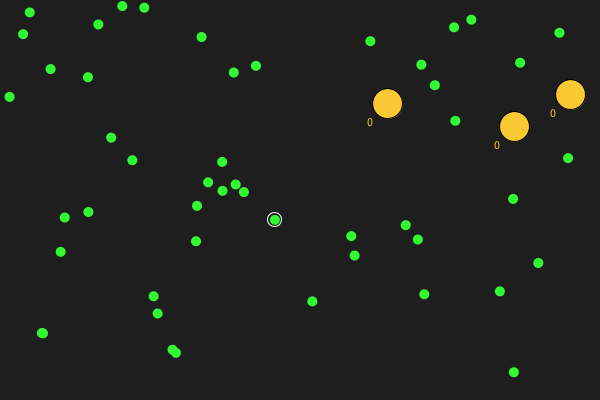
Frame 1 (no input)
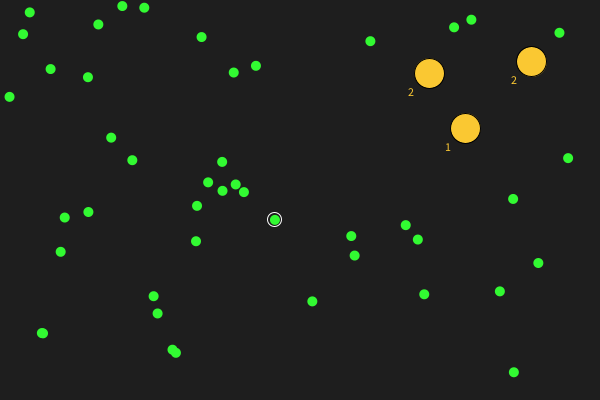
Frame 60 (the mouse pressed at the canvas centre just before this capture)
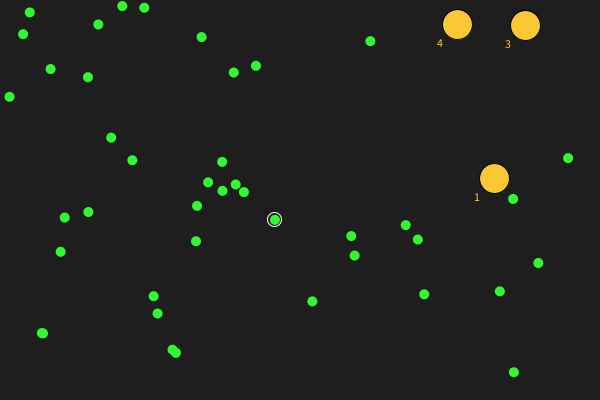
Frame 120 (the mouse held since frame 60 and released just before this capture)

The Processing sketch that drew these frames (run headless with seeded random() and noise(); from frame 60 on, the mouse is pressed at the canvas centre):

// Processing sketch: Feb19_quiz_forage_template
// ── Feb19_quiz_forage_template.pde
/* 
 Feb 19 Quiz
 
 The template provides:
 - a population of 50 green, circular food pellets (class Pellet)
   uniformly distributed throughout the environment; non-moving, radius = 5.
 - a single, circular orange bot, radius = 15 (class Bot)
 - uses a PVector representation for the bot's position, velocity and acceleration
 - the bot has an 'energy' variable with an initial value of 0.0
 - implements CONFINED boundary conditions so the bot never strays beyond the edges
 - when the bot collides with a pellet, increments energy by 1 and removes the pellet
 - displays the bot's energy next to the bot
 
 Main Goals
 - implement Reynold's SEEK behavior and implement a foraging simulation
   in which the bot always seeks PELLET 0 (the first pellet in the ArrayList)
 - enforce a max_speed of 1.0 and a max_accel of 0.1 in your update routine
 
 Advanced Goals
 - modify the behavior so that the bot always SEEKS the NEAREST PELLET
 - add 3 bots instead of 1
 
 */
 
int NBOTS = 3;
int NPELLETS = 50;

ArrayList<Bot> bots;
ArrayList<Pellet> pellets;

boolean paused;

void setup() {
  size(600, 400);
  bots = new ArrayList<Bot>();
  pellets = new ArrayList<Pellet>();
  for (int i=0; i<NBOTS; i++) bots.add(new Bot());
  for (int i=0; i<NPELLETS; i++) pellets.add(new Pellet());
}

void draw() {
  // display
  background(30);

  for (Pellet p : pellets) {
    p.display();
  }
  
  // outline pellet 0
  if (pellets.size() > 0) {
  pushStyle();
  stroke(255);
  noFill();
  Pellet p0 = pellets.get(0);
  ellipse(p0.location.x, p0.location.y, 14, 14);
  popStyle();
  }

  for (Bot b : bots) {
    // display
    b.display();

    // update
    b.update();
    confine(b);
    
    // pellet consumption
    for (int i = pellets.size()-1; i>=0; i--) {
      Pellet p = pellets.get(i);
      // check for collision
      float d = b.location.dist(p.location);
      if (d < b.r + p.r) {
        b.energy += 1.0;
        pellets.remove(i);
      }
    }
  }
  
  if (paused) {
    pushStyle();
    fill(200);
    textAlign(CENTER);
    textSize(26);
    text("PAUSED", width/2, height/2);
    noLoop();
    popStyle();
  }
  
  // pause if no more pellets
  if (pellets.size() == 0) {
    paused = true;
  }
}

void confine(Bot b) {
  float r = b.r;
  if (b.location.x < r) b.location.x = r;
  if (b.location.x > width - r) b.location.x = width - r;
  if (b.location.y < r) b.location.y = r;
  if (b.location.y > height - r) b.location.y = height - r;
}

void keyPressed() {
  if (key == 'p' || key == ' ') {
    paused = !paused;
    if(!paused) loop();
  }
}


// ── Bot.pde
class Bot {

  PVector location, velocity, accel;
  float max_speed = 1.0;
  float max_accel = 0.1;
  float r;
  float energy;

  Bot() {
    location = new PVector(random(width), random(height));
    velocity = new PVector(0.0, 0.0);
    accel = new PVector(0.0, 0.0);
    r = 15.0;
    energy = 0.0;
  }

  void update() {
    /*if (pellets.size() > 0)
      seek(pellets.get(0).location);
    location.add(velocity);*/
    int min_idx = 0;
    float min_dist = width+height;
    for (int i = pellets.size()-1; i>=0; i--) {
      Pellet p = pellets.get(i);
      float d = location.dist(p.location);
      if (d < min_dist) {
        min_idx = i;
        min_dist = d;
      }
    }
    if (pellets.size() > min_idx)
      seek(pellets.get(min_idx).location);
    accel.limit(max_accel);
    velocity.add(accel);
    velocity.limit(max_speed);
    //location.add(velocity);
    
    for (int i = bots.size()-1; i>=0; i--) {
      Bot p = bots.get(i);
      float d = location.dist(p.location);
      if (d < 2*r) {
        seperate(p.location);
      }
    }
    accel.limit(max_accel);
    velocity.sub(accel);
    velocity.limit(max_speed);
    location.add(velocity);
  }
  
  void seek(PVector _target) {
    //velocity = PVector.sub(_target,location);
    //velocity.normalize();
    accel = PVector.sub(_target,location);
  }
  
  void seperate(PVector _target) {
    accel = PVector.sub(_target,location);
  }

  void display() {
    pushStyle();
    stroke(0);
    fill(250, 200, 50);
    ellipse(location.x, location.y, 2*r, 2*r);
    // energy text
    textAlign(CENTER, CENTER);
    float xoff = location.x > width/2 ? -1.2*r : 1.2*r;
    float yoff = location.y > height/2 ? -1.2*r : 1.2*r;
    text(nf(energy, 0, 0), location.x+xoff, location.y+yoff);
    popStyle();
  }
}


// ── Pellet.pde
class Pellet {
  
  PVector location;
  float r;
  
  Pellet() {
    location = new PVector(random(width), random(height));
    r = 5;
  }
   
  void display() {
    noStroke();
    fill(50, 250, 50);
    ellipse(location.x, location.y, 2*r, 2*r);
  }
}
